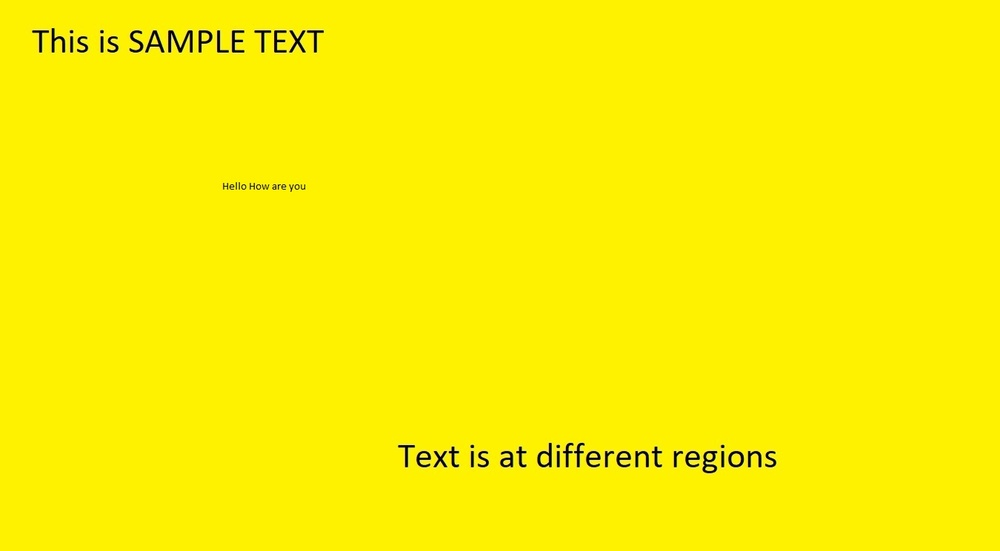
#> input picture 1. Text Extraction/sample4.jpg, 1000 x 551 px, shrunk from 1350 x 744 before the run
$ jupyter execute --allow-errors 'Text Extraction from an Image.ipynb'
#> lines starting #> are read from the running program, lines starting #| are printed output that depends on the picture; after the words box and inside, x2 and y2 are one past the last pixel; in counts of white or black regions, pixels touching at a corner belong together
[cell 1]
# Import required packages
import cv2
import pytesseract

# Mention the installed location of Tesseract-OCR in your system
pytesseract.pytesseract.tesseract_cmd = 'C:/Users/anil/AppData/Local/Tesseract-OCR/tesseract.exe'

# Read image from which text needs to be extracted
img = cv2.imread("sample4.jpg")
#> img is the input picture: shape (551, 1000, 3); mean B, G, R 1, 240.1, 252

# Preprocessing the image starts

# Convert the image to gray scale
gray = cv2.cvtColor(img, cv2.COLOR_BGR2GRAY)
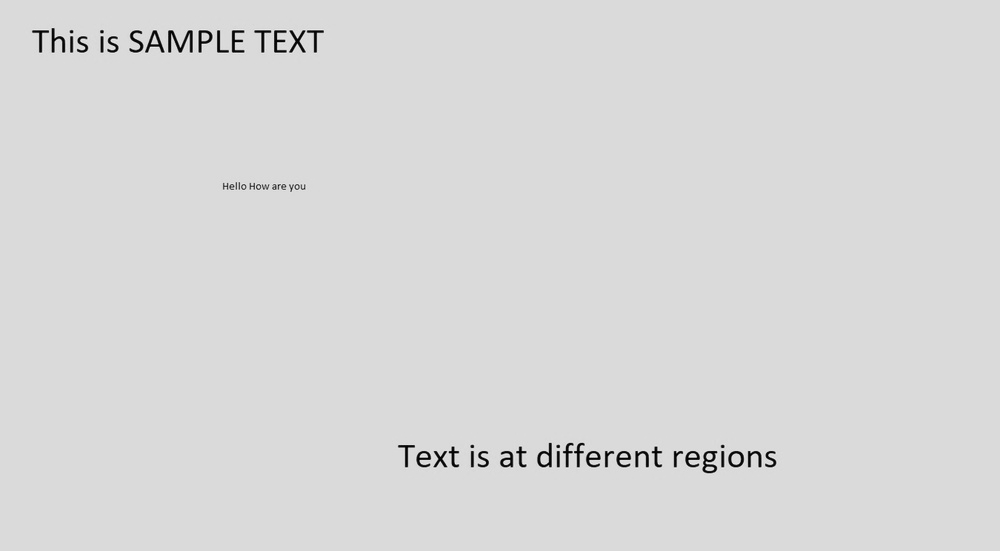
#> gray: shape (551, 1000); min 1, max 243, mean 216.4

# Performing OTSU threshold
ret, thresh1 = cv2.threshold(gray, 0, 255, cv2.THRESH_OTSU | cv2.THRESH_BINARY_INV)
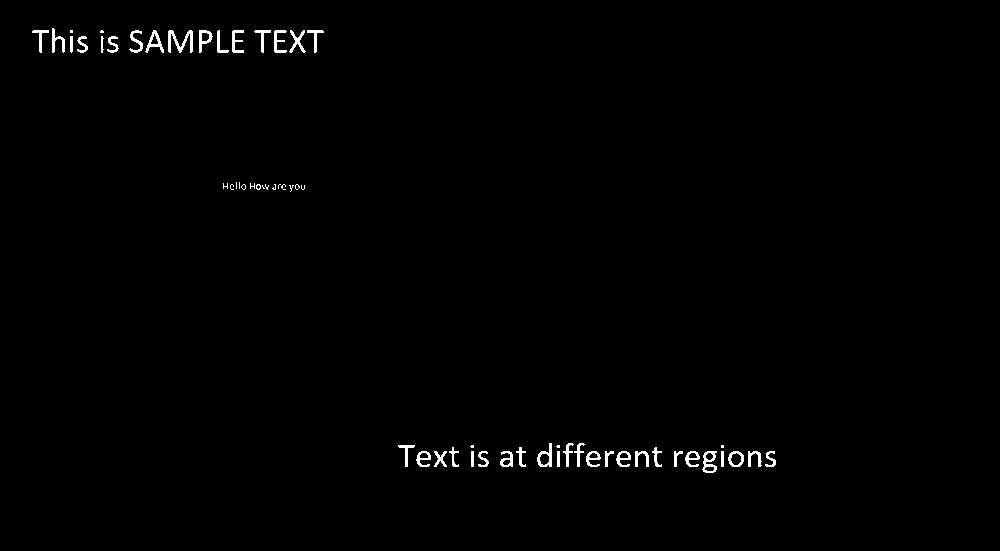
#> thresh1: shape (551, 1000); 0.81% white; 60 white regions (20 under 20 px), largest, box (x1, y1, x2, y2) and area: (168, 30, 193, 53) 259, (702, 451, 717, 473) 172, (537, 443, 552, 467) 158
#> ret = 129

# Specify structure shape and kernel size.
# Kernel size increases or decreases the area
# of the rectangle to be detected.
# A smaller value like (10, 10) will detect
# each word instead of a sentence.
rect_kernel = cv2.getStructuringElement(cv2.MORPH_RECT, (18, 10))

# Appplying dilation on the threshold image
dilation = cv2.dilate(thresh1, rect_kernel, iterations = 2)
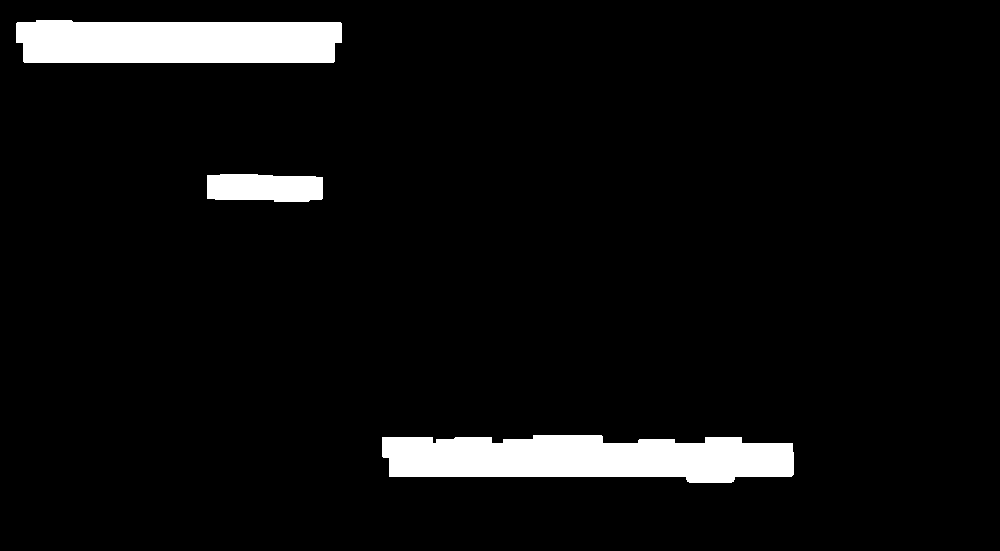
#> dilation: shape (551, 1000); 5.8% white; 3 white regions

# Finding contours
contours, hierarchy = cv2.findContours(dilation, cv2.RETR_EXTERNAL,
												cv2.CHAIN_APPROX_NONE)
#> contours = 3 contours; box (x1, y1, x2, y2) and area: (382, 435, 794, 483) 15330, (16, 20, 342, 63) 12792, (207, 174, 323, 202) 2804

# Creating a copy of image
im2 = img.copy()

# A text file is created and flushed
file = open("recognized.txt", "w+")
file.write("")
file.close()

# Looping through the identified contours
# Then rectangular part is cropped and passed on
# to pytesseract for extracting text from it
# Extracted text is then written into the text file
#> (the rest of this cell did not finish here and is left out)
